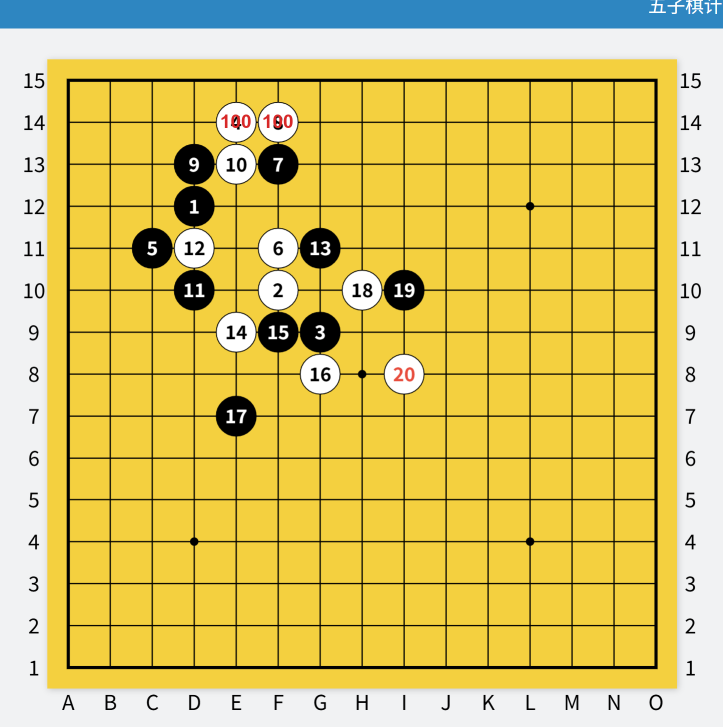
#> input picture tools/_redword100_test.png, 1445 x 1454 px (shown at 1/2 size)
$ python -i recognize_server.py   (imports and definitions only)
#> lines starting #> are read from the running program, lines starting #| are printed output that depends on the picture; after the words box and inside, x2 and y2 are one past the last pixel; in counts of white or black regions, pixels touching at a corner belong together
# Vision recognize service.

"""本地 OpenCV 棋盘识别服务（lizzieyzy 方法内核）
POST /recognize  {image: <base64 png/jpg>, size: 15|19}
  -> {ok, geometry:{x0,y0,stepX,stepY,grid,source,confidence}, black:[..], white:[..], err?}
供 bookmarklet 内嵌使用：页面把棋盘图像(含CSS背景合成)发来，OpenCV 定位 15x15 网格并读子。
"""
import sys, io, base64, json, os, tempfile, msvcrt, urllib.request
from http.server import BaseHTTPRequestHandler, ThreadingHTTPServer
import numpy as np
import cv2
from PIL import Image

_HERE = os.path.dirname(os.path.abspath(__file__))
if _HERE not in sys.path:
    sys.path.insert(0, _HERE)
from gomoku_assistant import detector
from gomoku_assistant import adaptive
from gomoku_assistant.models import BoardGeometry

PORT = 8970

# [267 lines left out: functions _read_stones_robust, _refine_lines, _line_polarity, _grid_plausible, _arbitrate, _dark_detail_projection and 3 more, not called in this run]

def _board_crop_candidates(gray, max_candidates=3):
    """★ 大图内嵌小棋盘（2026-09-22 用户样张，参照国际通用 OpenCV 棋盘/文档定位法）：
    Canny + 膨胀连通 → 找「近似方形」的大轮廓（棋盘在页面/照片里总是一块近方形区域）
    → 包围矩形外扩 4% → 返回全分辨率坐标 [(x, y, w, h), …]，按面积从大到小，
    最多 max_candidates 个。主定位把整幅大图的 UI 纹理当网格、读出违反棋理的数量时
    （黑子应等于白子或白子+1），把候选区域裁出来重新定位读子。"""
    H, W = gray.shape[:2]
    scale = min(1.0, 800.0 / max(H, W))
    small = cv2.resize(gray, (int(round(W * scale)), int(round(H * scale))),
                       interpolation=cv2.INTER_AREA) if scale < 1.0 else gray
    sh, sw = small.shape[:2]
    edges = cv2.Canny(small, 50, 150)
    edges = cv2.dilate(edges, np.ones((3, 3), np.uint8), iterations=2)
    cnts, _ = cv2.findContours(edges, cv2.RETR_EXTERNAL, cv2.CHAIN_APPROX_SIMPLE)
    total = float(sh * sw)
    cands = []
    for c in cnts:
        x, y, w, h = cv2.boundingRect(c)
        if w < 48 or h < 48:
            continue
        ar = w / float(h)
        if ar < 0.5 or ar > 2.0:
            continue
        area = w * float(h)
        if area < 0.06 * total or area > 0.97 * total:
            continue
        cands.append((area, x, y, w, h))
    cands.sort(reverse=True)
    out = []
    for _area, x, y, w, h in cands[:max_candidates]:
        mx, my = int(w * 0.04), int(h * 0.04)
        x0 = max(0, int((x - mx) / scale)); y0 = max(0, int((y - my) / scale))
        x1 = min(W, int((x + w + mx) / scale)); y1 = min(H, int((y + h + my) / scale))
        if x1 - x0 >= 120 and y1 - y0 >= 120:
            out.append((x0, y0, x1 - x0, y1 - y0))
    return out

# [389 lines left out: functions _partial_stones_fallback, _otsu_read_stones, _recognize_core, recognize, recognize_wulin, not called in this run]

class Handler(BaseHTTPRequestHandler):
    def log_message(self, *a):
        pass

    # [64 lines left out: functions do_OPTIONS, do_POST, do_GET, main, not called in this run]

# [2 lines not run here, left out]

>>> import cv2
>>> picture = cv2.imread('../../tools/_redword100_test.png', cv2.IMREAD_GRAYSCALE)
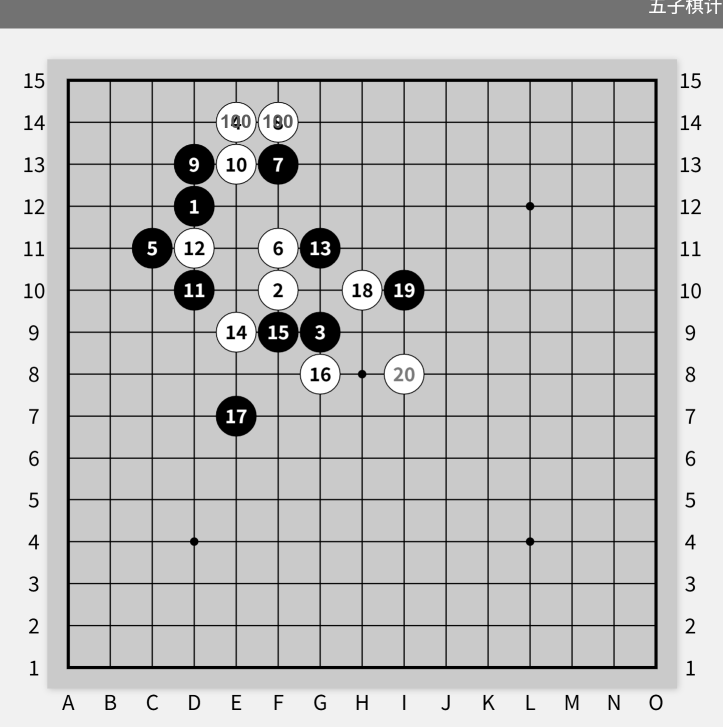
#> picture: shape (1454, 1445) (shown at 1/2 size); min 0, max 255, mean 191.3
>>> result = _board_crop_candidates(picture)
#> in _board_crop_candidates, `small = cv2.resize(gray, (int(round(W * scale)), int(round(H * scale))..`:
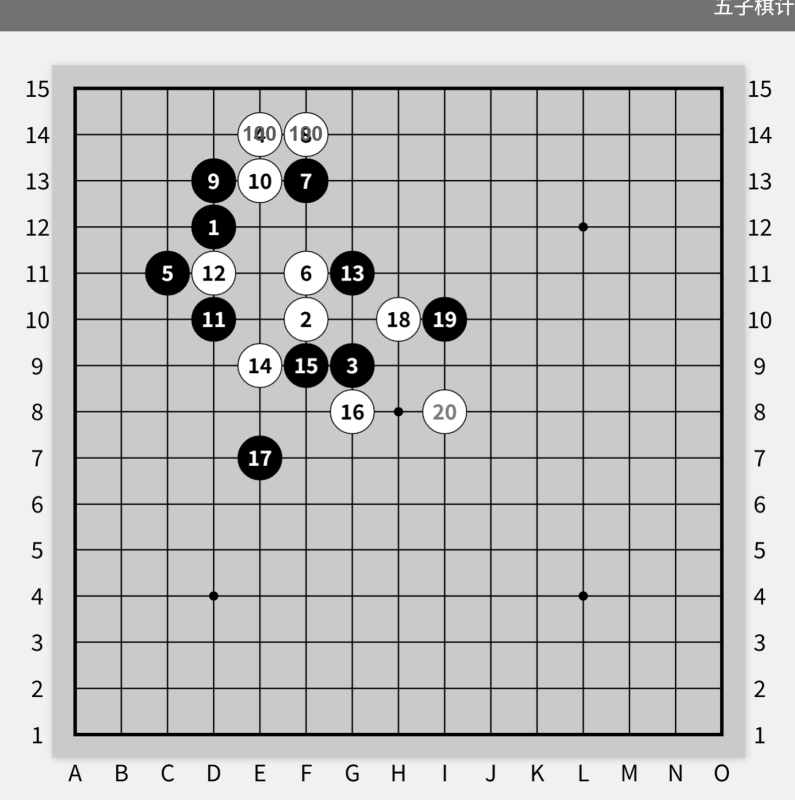
#> small: shape (800, 795); min 0, max 255, mean 191.3
#> in _board_crop_candidates, `edges = cv2.Canny(small, 50, 150)`:
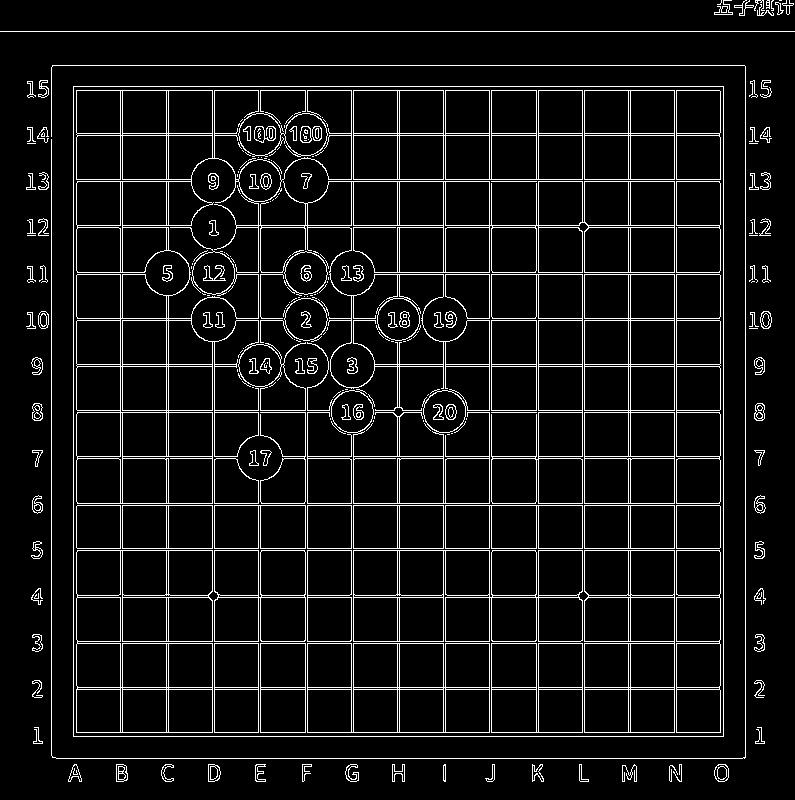
#> edges: shape (800, 795); 7.5% white in thin lines or dots
#> in _board_crop_candidates, `edges = cv2.dilate(edges, np.ones((3, 3), np.uint8), iterations=2)`:
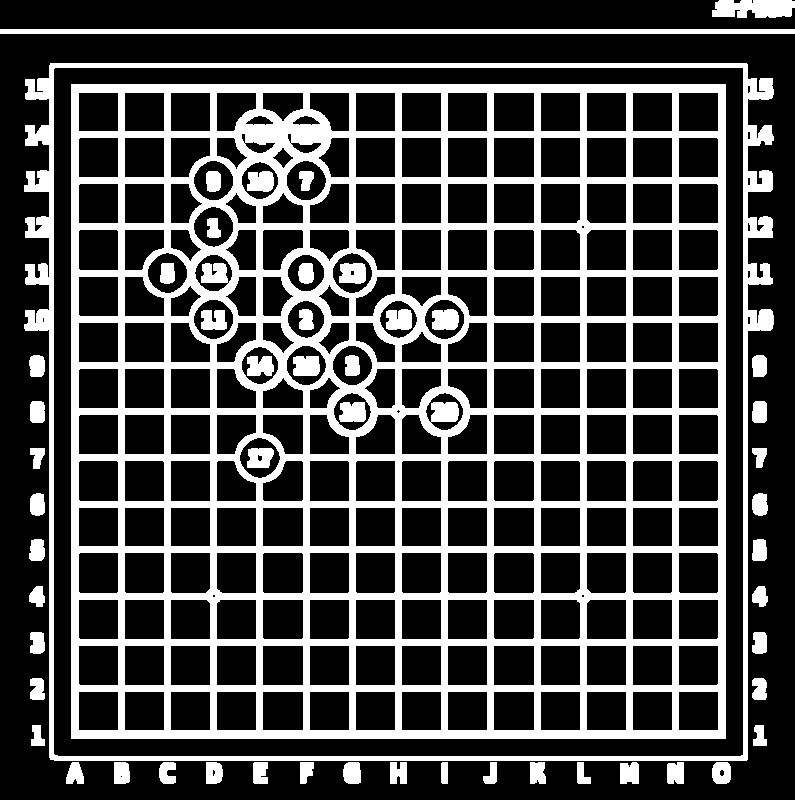
#> edges: shape (800, 795); 28.1% white; 53 white regions
#> in _board_crop_candidates, `cnts, _ = cv2.findContours(edges, cv2.RETR_EXTERNAL, cv2.CHAIN_APPROX_..`: cnts = 36 contours; largest, box (x1, y1, x2, y2) and area: (24, 63, 774, 761) 491586, (0, 29, 795, 34) 3176, (712, 0, 795, 18) 1164, (712, 762, 731, 784) 346, (620, 762, 639, 784) 344
#> the loop in _board_crop_candidates, `for c in cnts:` made 36 passes
#> (x, y, w, h) on passes 1 to 12: (712, 762, 19, 22), (667, 762, 17, 22), (620, 762, 19, 22), (577, 762, 14, 22), (530, 762, 16, 22), (483, 762, 14, 22), (441, 762, 7, 22), (390, 762, 17, 22), (343, 762, 18, 22), (300, 762, 14, 22), (253, 762, 15, 22), (206, 762, 17, 22)
#> (x, y, w, h, ar, area) on pass 34: (24, 63, 750, 698, 1.07, 523500)
#> after the loop in _board_crop_candidates, `for c in cnts:`: cands = [(523500, 24, 63, 750, 698)]
#> the loop in _board_crop_candidates, `for _area, x, y, w, h in cands[:max_candidates]:` made 1 pass
#> (_area, x, y, w, h, mx, my, x0) on pass 1: (523500, 24, 63, 750, 698, 30, 27, 0)
#> after the loop in _board_crop_candidates, `for _area, x, y, w, h in cands[:max_candidates]:`: out = [(0, 65, 1445, 1367)]
#> result = [(0, 65, 1445, 1367)]

$ run again, on tools/_fwd_narrow.png
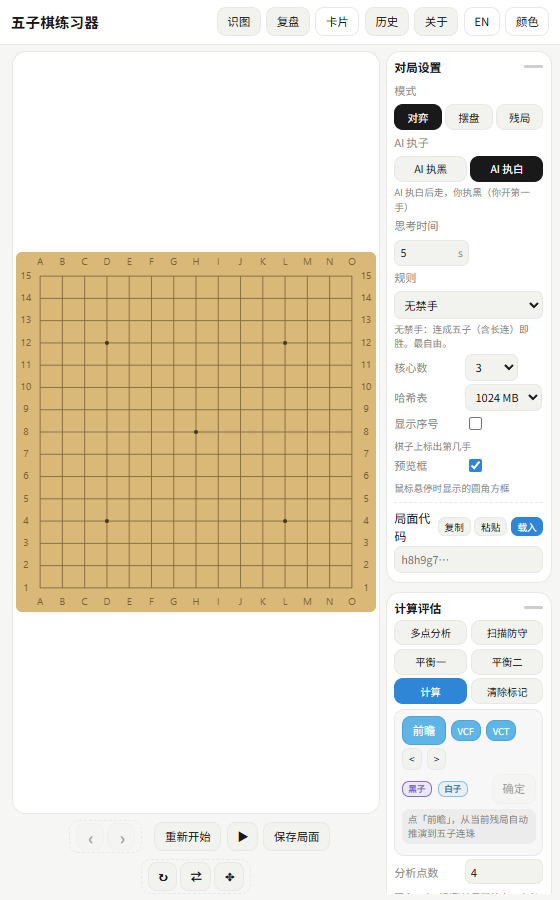
#> input picture tools/_fwd_narrow.png, 560 x 900 px
#> in _board_crop_candidates, `edges = cv2.Canny(small, 50, 150)`:
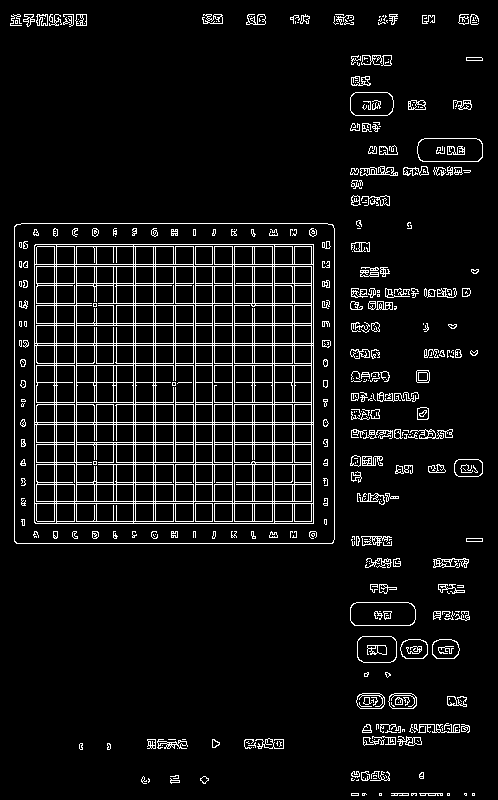
#> edges: shape (800, 498); 7% white in thin lines or dots
#> in _board_crop_candidates, `edges = cv2.dilate(edges, np.ones((3, 3), np.uint8), iterations=2)`:
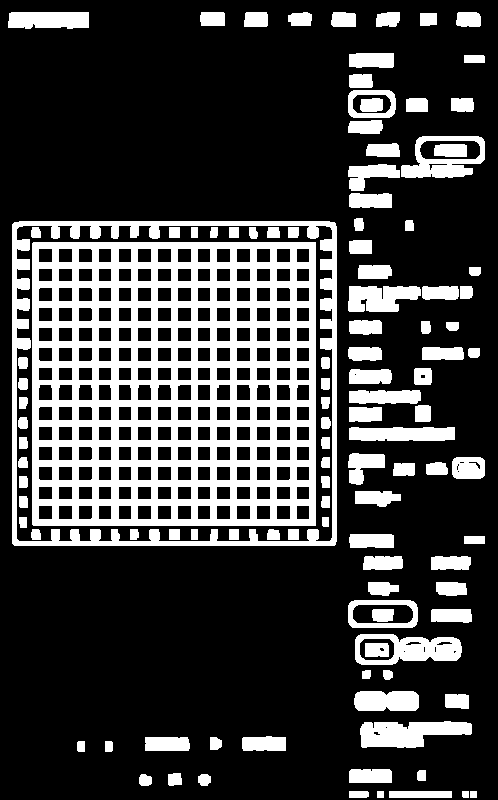
#> edges: shape (800, 498); 24.5% white; 112 white regions
#> cnts = 74 contours; largest, box (x1, y1, x2, y2) and area: (12, 221, 337, 546) 104951, (401, 136, 485, 178) 2636, (355, 634, 462, 665) 2580, (360, 721, 472, 748) 2024, (348, 600, 418, 628) 1816
#> the loop in _board_crop_candidates, `for c in cnts:` made 74 passes
#> (x, y, w, h) on passes 2, 5, 6, 7, 8, 9, 10, 11: (462, 791, 7, 7), (349, 791, 20, 7), (198, 774, 13, 12), (139, 774, 13, 12), (168, 773, 14, 13), (417, 770, 9, 11), (349, 769, 43, 14), (105, 741, 8, 11)
#> after the loop in _board_crop_candidates, `for c in cnts:`: cands = [(105625, 12, 221, 325, 325)]
#> the loop in _board_crop_candidates, `for _area, x, y, w, h in cands[:max_candidates]:` made 1 pass
#> (_area, x, y, w, h, mx, my, x0) on pass 1: (105625, 12, 221, 325, 325, 13, 13, 0)
#> after the loop in _board_crop_candidates, `for _area, x, y, w, h in cands[:max_candidates]:`: out = [(0, 234, 393, 394)]
